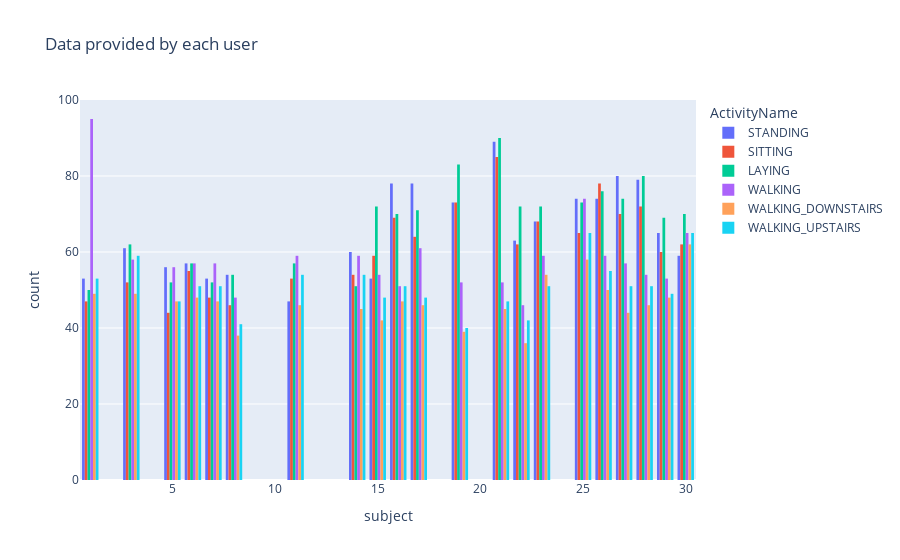

Here is the notebook cell this chart was saved with:
### Code cell
# Trying the same plot using plotly interactive plots
import plotly.express as px
px.histogram(data_frame=train, x='subject', color="ActivityName", barmode='group', title='Data provided by each user' )

### Figure 1 — Plotly figure (JSON) as saved in the notebook; plotly's stock layout.template omitted (floating-point values rounded to 4 significant figures; data arrays with more than 128 entries replaced by an {"elided": "..."} marker saying what was removed)
{"data": [{"alignmentgroup": "True", "bingroup": "x", "hovertemplate": "ActivityName=STANDING<br>subject=%{x}<br>count=%{y}<extra></extra>", "legendgroup": "STANDING", "marker": {"color": "#636efa", "pattern": {"shape": ""}}, "name": "STANDING", "offsetgroup": "STANDING", "orientation": "v", "showlegend": true, "type": "histogram", "x": {"elided": "1374 int values"}, "xaxis": "x", "yaxis": "y"}, {"alignmentgroup": "True", "bingroup": "x", "hovertemplate": "ActivityName=SITTING<br>subject=%{x}<br>count=%{y}<extra></extra>", "legendgroup": "SITTING", "marker": {"color": "#EF553B", "pattern": {"shape": ""}}, "name": "SITTING", "offsetgroup": "SITTING", "orientation": "v", "showlegend": true, "type": "histogram", "x": {"elided": "1286 int values"}, "xaxis": "x", "yaxis": "y"}, {"alignmentgroup": "True", "bingroup": "x", "hovertemplate": "ActivityName=LAYING<br>subject=%{x}<br>count=%{y}<extra></extra>", "legendgroup": "LAYING", "marker": {"color": "#00cc96", "pattern": {"shape": ""}}, "name": "LAYING", "offsetgroup": "LAYING", "orientation": "v", "showlegend": true, "type": "histogram", "x": {"elided": "1407 int values"}, "xaxis": "x", "yaxis": "y"}, {"alignmentgroup": "True", "bingroup": "x", "hovertemplate": "ActivityName=WALKING<br>subject=%{x}<br>count=%{y}<extra></extra>", "legendgroup": "WALKING", "marker": {"color": "#ab63fa", "pattern": {"shape": ""}}, "name": "WALKING", "offsetgroup": "WALKING", "orientation": "v", "showlegend": true, "type": "histogram", "x": {"elided": "1226 int values"}, "xaxis": "x", "yaxis": "y"}, {"alignmentgroup": "True", "bingroup": "x", "hovertemplate": "ActivityName=WALKING_DOWNSTAIRS<br>subject=%{x}<br>count=%{y}<extra></extra>", "legendgroup": "WALKING_DOWNSTAIRS", "marker": {"color": "#FFA15A", "pattern": {"shape": ""}}, "name": "WALKING_DOWNSTAIRS", "offsetgroup": "WALKING_DOWNSTAIRS", "orientation": "v", "showlegend": true, "type": "histogram", "x": {"elided": "986 int values"}, "xaxis": "x", "yaxis": "y"}, {"alignmentgroup": "True", "bingroup": "x", "hovertemplate": "ActivityName=WALKING_UPSTAIRS<br>subject=%{x}<br>count=%{y}<extra></extra>", "legendgroup": "WALKING_UPSTAIRS", "marker": {"color": "#19d3f3", "pattern": {"shape": ""}}, "name": "WALKING_UPSTAIRS", "offsetgroup": "WALKING_UPSTAIRS", "orientation": "v", "showlegend": true, "type": "histogram", "x": {"elided": "1073 int values"}, "xaxis": "x", "yaxis": "y"}], "layout": {"barmode": "group", "legend": {"title": {"text": "ActivityName"}, "tracegroupgap": 0}, "title": {"text": "Data provided by each user"}, "xaxis": {"anchor": "y", "domain": [0, 1], "title": {"text": "subject"}}, "yaxis": {"anchor": "x", "domain": [0, 1], "title": {"text": "count"}}}}
